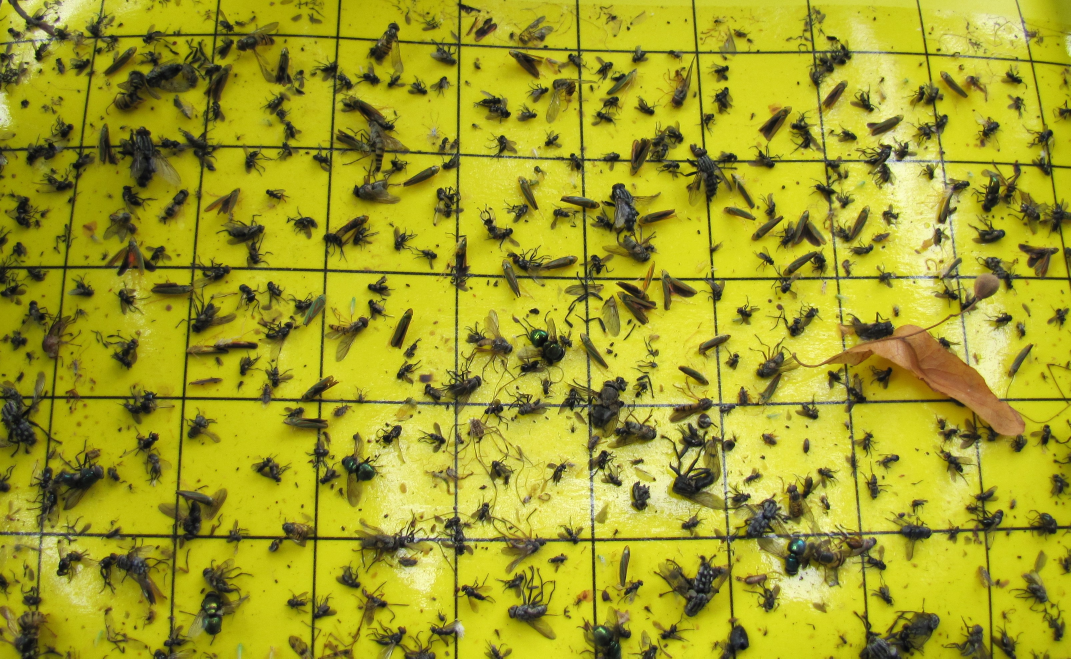
#> input picture segmentation/img/recorte3.jpg, 3212 x 1975 px, found by its file name (shown at 1/3 size)
$ python segmentation.py
#> lines starting #> are read from the running program, lines starting #| are printed output that depends on the picture; after the words box and inside, x2 and y2 are one past the last pixel; in counts of white or black regions, pixels touching at a corner belong together
# importar los paquetes necesarios
from cProfile import label
from msilib.schema import Directory
from cv2 import cvtColor, threshold
import numpy as np
import argparse
import imutils
import cv2 as cv
from matplotlib import pyplot as plt

# leer la imagen y convertirla a blanco y negro, luego ecualizar la imagen
img_original = cv.imread('segmentation/img/recorte3.jpg')
#> img_original is the input picture: shape (1975, 3212, 3); mean B, G, R 37.5, 159.4, 161.9
scale_percent_original = 40 # percent of original size
width_original = int(img_original.shape[1] * scale_percent_original / 100)
height_original = int(img_original.shape[0] * scale_percent_original / 100)
dim_original = (width_original, height_original)
img = cv.resize(img_original, dim_original, interpolation=cv.INTER_AREA)

# convertir a escalas de grises
gray = cv.cvtColor(img, cv.COLOR_BGR2GRAY)
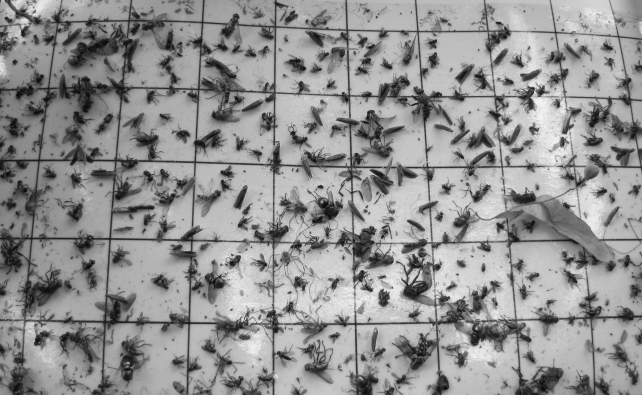
#> gray: shape (790, 1284) (shown at 1/2 size); min 6, max 246, mean 146.2

# calcular histogramas
hist = cv.calcHist([img_original], [0], None, [256], [0, 256])
#> hist = 256 values, max 170128 at index 0, min 0 at index 234, mean 24780.1
plt.plot(hist, color='gray' )
plt.xlabel('intensidad de iluminacion')
plt.ylabel('cantidad de pixeles')
plt.show()

# ecualizar histograma
hist_eq = cv.equalizeHist(gray)
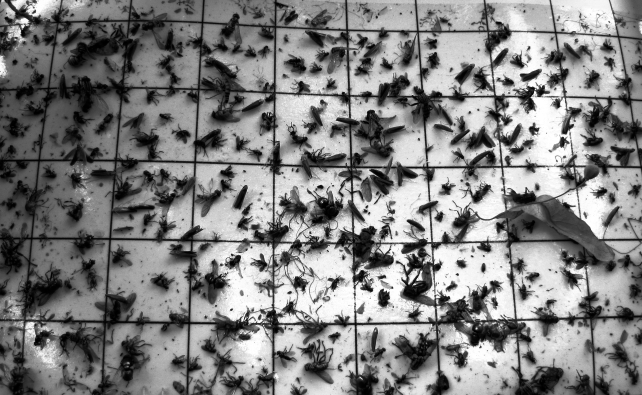
#> hist_eq: shape (790, 1284) (shown at 1/2 size); min 0, max 255, mean 128.4

# mostrar histogramas
hist = cv.calcHist([hist_eq], [0], None, [256], [0, 256])
#> hist = 256 values, max 14258 at index 199, min 0 at index 83, mean 3962.3
plt.plot(hist, color='gray' )
plt.xlabel('intensidad de iluminacion')
plt.ylabel('cantidad de pixeles')
plt.show()
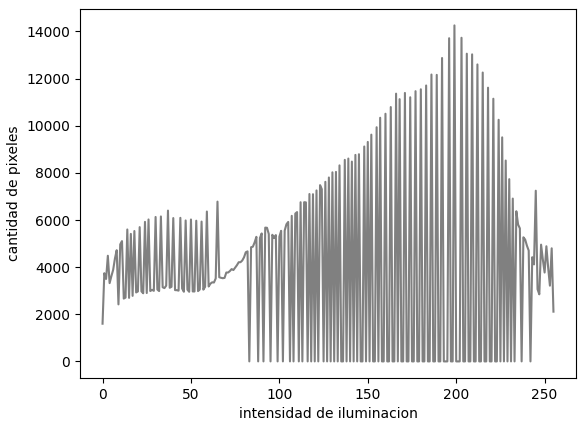
#> figure drawn by matplotlib, 1 panel; curve peaks at x = 199, y = 14258

# mostrar imágenes en escala de grises y ecualizadas
cv.imshow('Gray', gray)
cv.imshow('Histogram', hist_eq)

# umbral y binarización aplicando un valor de umbral en tiempo de diseño de valor 15.
ret, threshold = cv.threshold(hist_eq, 15, 255, cv.THRESH_BINARY_INV)
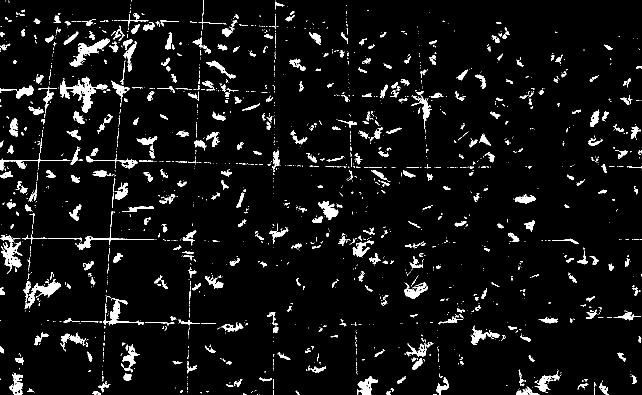
#> threshold: shape (790, 1284) (shown at 1/2 size); 5.9% white; 1650 white regions (1214 under 20 px), largest, box (x1, y1, x2, y2) and area: (120, 153, 216, 225) 1905, (139, 77, 219, 134) 1294, (0, 470, 45, 548) 1251
cv.imshow('Binary', threshold)

# un núcleo de forma elíptica con filas y columnas múltiplos de 120
kernel = cv.getStructuringElement(cv.MORPH_ELLIPSE, (threshold.shape[0]//120,threshold.shape[1]//120))
# dilatación con 1 iteración
dilatation = cv.dilate(threshold,kernel,iterations = 1)
#> dilatation: shape (790, 1284); 22.4% white; 387 white regions, largest, box (x1, y1, x2, y2) and area: (0, 0, 480, 629) 55542, (117, 456, 499, 790) 12231, (778, 120, 897, 283) 4763
cv.imshow("Dilatation", dilatation)
# erosión con 2 iteraciones
erosion = cv.erode(dilatation,kernel,iterations = 2)
#> erosion: shape (790, 1284); 1.6% white; 208 white regions (106 under 20 px), largest, box (x1, y1, x2, y2) and area: (7, 475, 41, 531) 1276, (142, 160, 189, 221) 1046, (148, 83, 217, 129) 721
cv.imshow("Erosion", erosion)
# dilatación con 1 iteración
dilatation2 = cv.dilate(erosion,kernel,iterations = 1)
#> dilatation2: shape (790, 1284); 4.6% white; 174 white regions, largest, box (x1, y1, x2, y2) and area: (121, 156, 192, 226) 2254, (5, 471, 44, 536) 1932, (51, 550, 119, 617) 1890
# Mostrar imagen de transformaciones morfológicas
cv.imshow("Morphological Transformation", dilatation2)


# etiquetado de regiones
# elija 4 para el tipo de conectividad
connectivity = 4
# aplicar el análisis de componentes conectados a la imagen con umbral
output = cv.connectedComponentsWithStats(dilatation2, connectivity, cv.CV_32S)
(numLabels, labels, stats, centroids) = output
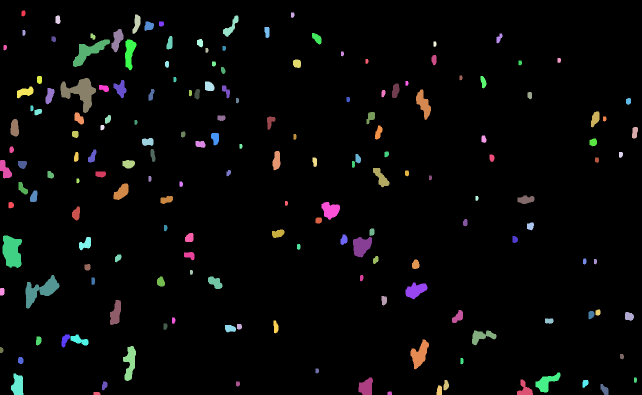
#> labels: shape (790, 1284) int32 (shown at 1/2 size); 175 distinct labels, from 0 to 174; one colour per label, 0 black
#> numLabels = 175; stats = 175 rows, first 6: [0, 0, 1284, 790, 967290], [43, 21, 8, 12, 81], [582, 25, 7, 11, 65], [265, 29, 16, 39, 377], [111, 31, 10, 17, 144], [446, 31, 31, 43, 484]; centroids = 175 pairs, first value 2.57 to 1270.3, second value 26.22 to 786.6
# inicializar una máscara de salida para almacenar todos los insectos de la imagen
mask = np.zeros(dilatation2.shape, dtype="uint8")
(numLabels, labels, stats, centroids) = output
# bucle sobre el número de etiquetas de componentes conectados únicos
for i in range(0, numLabels):
	# si este es el primer componente entonces examinamos el
	# *fondo* (típicamente simplemente ignoraríamos esto
	# componente en nuestro ciclo)
	if i == 0:
		text = "examining component {}/{} (background)".format(
			i + 1, numLabels)
	# de lo contrario, estamos examinando un componente conectado real
	else:
		text = "examining component {}/{}".format( i + 1, numLabels)
	# print a status message update for the current connected
	# component
	print("[INFO] {}".format(text))
	# imprimir una actualización de mensaje de estado para el
	# componente conectado actual
	x = stats[i, cv.CC_STAT_LEFT]
	y = stats[i, cv.CC_STAT_TOP]
	w = stats[i, cv.CC_STAT_WIDTH]
	h = stats[i, cv.CC_STAT_HEIGHT]
	area = stats[i, cv.CC_STAT_AREA]
	(cX, cY) = centroids[i]
	# clonar nuestra imagen original (para que podamos dibujar sobre ella)
	# y luego dibujar un cuadro delimitador que rodee el componente conectado
	# junto con un círculo correspondiente al centroide
	output = dilatation2.copy()
	cv.rectangle(output, (x, y), (x + w, y + h), (0, 255, 0), 3)
	cv.circle(output, (int(cX), int(cY)), 4, (0, 0, 255), -1)
	# construir una máscara para el componente conectado actual
	# encontrando píxeles en la matriz de etiquetas que tengan
	# el ID del componente conectado actual
	componentMask = (labels == i).astype("uint8") * 255
	# show our output image and connected component mask
	cv.imshow("Output", output)
	cv.imshow("Connected Component", componentMask)
	# mostrar cada sección de imagen para cada insecto
	final_image = cv.bitwise_and(img, img, mask=componentMask)
	# recorta cada etiqueta con un margen
	cropped_final = final_image[y:y+h+20,x:x+w+20]

	# cambiar el tamaño de la imagen en X% para una mejor vista
	scale_percent = 250 # percent of original size
	width = int(cropped_final.shape[1] * scale_percent / 100)
	height = int(cropped_final.shape[0] * scale_percent / 100)
	dim = (width, height)
	resize_cropped = cv.resize(cropped_final, dim, interpolation=cv.INTER_AREA)
	# mostrar cada etiqueta correspondiente a cada insecto detectado
	cv.imshow('Final Image', resize_cropped)
	cv.waitKey(0)
#> this loop made 175 passes
#> (text, x, y, w, h, area, cX, cY) on passes 1 to 5: ('examining component 1/175 (background)', 0, 0, 1284, 790, 967290, 650.2, 394.2), ('examining component 2/175', 43, 21, 8, 12, 81, 46.35, 26.22), ('examining component 3/175', 582, 25, 7, 11, 65, 584.7, 29.48), ('examining component 4/175', 265, 29, 16, 39, 377, 273, 46.92), ('examining component 5/175', 111, 31, 10, 17, 144, 115.3, 38.99)
#> (printed output is left out)
#> pass 1, `componentMask = (labels == i).astype("uint8") * 255`:
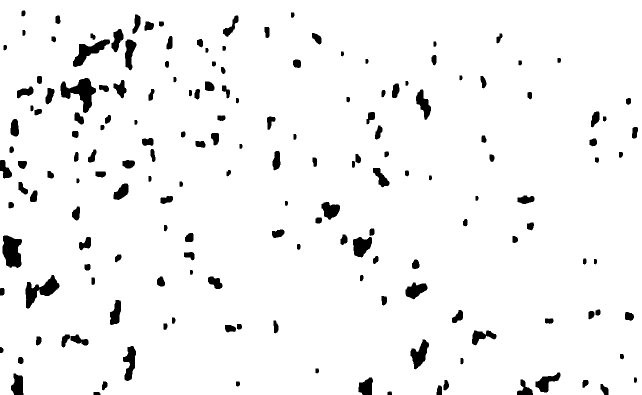
#> componentMask: shape (790, 1284) (shown at 1/2 size); 95.4% white; 174 black regions, largest, box (x1, y1, x2, y2) and area: (121, 156, 192, 226) 2254, (5, 471, 44, 536) 1932, (51, 550, 119, 617) 1890
#> pass 1, `resize_cropped = cv.resize(cropped_final, dim, interpolation=cv.INTER_..`:
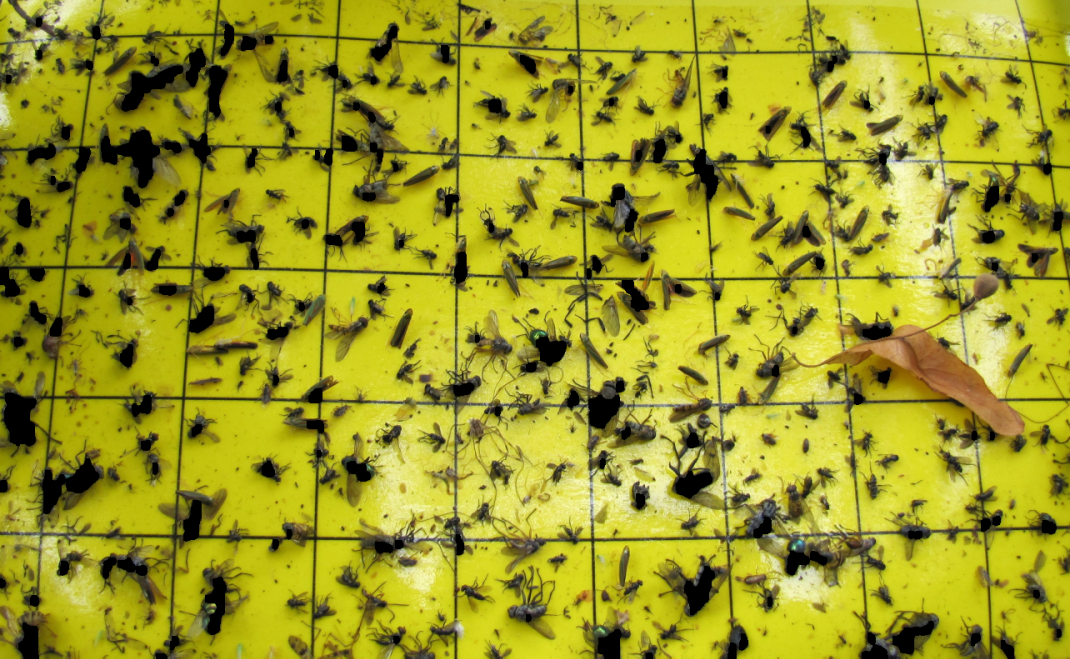
#> resize_cropped: shape (1975, 3210, 3) (shown at 1/3 size); mean B, G, R 36.2, 157.2, 159.8

cv.waitKey(0)

$ run again, with segmentation/img/recorte1.jpg copied over segmentation/img/recorte3.jpg
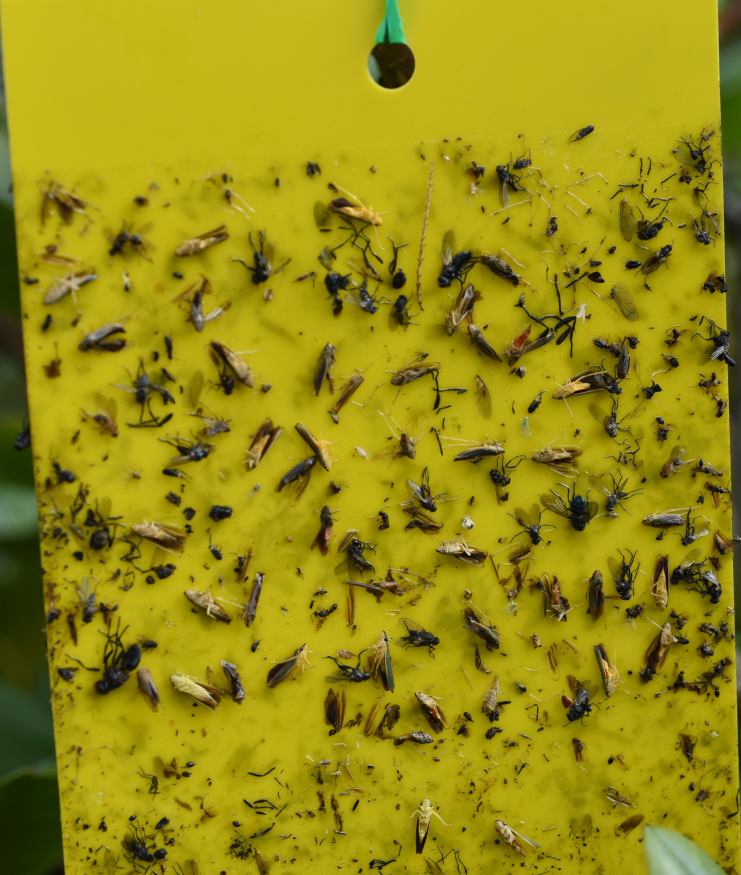
#> input picture segmentation/img/recorte1.jpg, 2961 x 3500 px, found by its file name (shown at 1/4 size)
#> img_original is the input picture: shape (3500, 2961, 3); mean B, G, R 18.1, 140.5, 151.7
#> `hist = cv.calcHist([img_original], [0], None, [256], [0, 256])`: hist = 256 values, max 1123557 at index 0, min 0 at index 235, mean 40482.4
#> `hist = cv.calcHist([hist_eq], [0], None, [256], [0, 256])`: hist = 256 values, max 42918 at index 228, min 0 at index 62, mean 6475
#> threshold: shape (1400, 1184); 5.9% white; 1117 white regions (787 under 20 px), largest, box (x1, y1, x2, y2) and area: (0, 1240, 103, 1400) 14907, (0, 854, 72, 1043) 10250, (0, 328, 40, 604) 7156
#> dilatation: shape (1400, 1184); 15.5% white; 384 white regions, largest, box (x1, y1, x2, y2) and area: (0, 1236, 108, 1400) 16109, (0, 843, 113, 1047) 13658, (0, 324, 45, 608) 8923
#> erosion: shape (1400, 1184); 3% white; 163 white regions (77 under 20 px), largest, box (x1, y1, x2, y2) and area: (0, 1244, 98, 1400) 13765, (0, 859, 88, 1039) 8928, (0, 333, 33, 580) 5629
#> dilatation2: shape (1400, 1184); 5.4% white; 138 white regions, largest, box (x1, y1, x2, y2) and area: (0, 1240, 103, 1400) 14913, (0, 855, 93, 1043) 10893, (0, 329, 38, 584) 7075
#> `(numLabels, labels, stats, centroids) = output`:
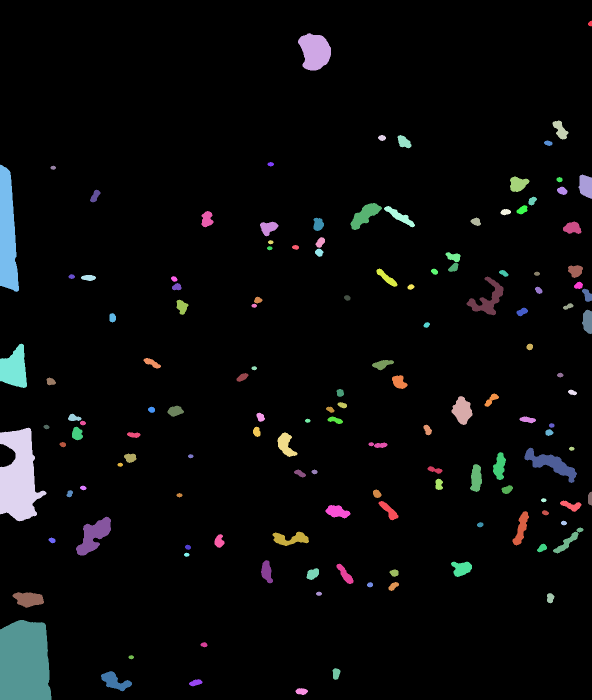
#> labels: shape (1400, 1184) int32 (shown at 1/2 size); 139 distinct labels, from 0 to 138; one colour per label, 0 black
#> numLabels = 139; stats = 139 rows, first 6: [0, 0, 1184, 1400, 1567345], [1176, 41, 8, 12, 70], [596, 66, 66, 75, 3584], [1105, 241, 32, 38, 652], [756, 270, 16, 12, 139], [795, 270, 28, 27, 481]; centroids = 139 pairs, first value 14.61 to 1180.1, second value 46.9 to 1382.5
#> the loop `for i in range(0, numLabels):` made 139 passes
#> (text, x, y, w, h, area, cX, cY) on passes 1 to 5: ('examining component 1/139 (background)', 0, 0, 1184, 1400, 1567345, 599.6, 690.5), ('examining component 2/139', 1176, 41, 8, 12, 70, 1180.1, 46.9), ('examining component 3/139', 596, 66, 66, 75, 3584, 629.4, 102.5), ('examining component 4/139', 1105, 241, 32, 38, 652, 1120.4, 259.6), ('examining component 5/139', 756, 270, 16, 12, 139, 763.7, 275.4)
#> (printed output is left out)
#> after the loop `for i in range(0, numLabels):`:
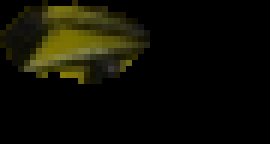
#> cropped_final: shape (24, 45, 3) (shown 6 times larger); mean B, G, R 3.7, 14, 14.7

$ run again, with segmentation/img/recorte2.jpg copied over segmentation/img/recorte3.jpg
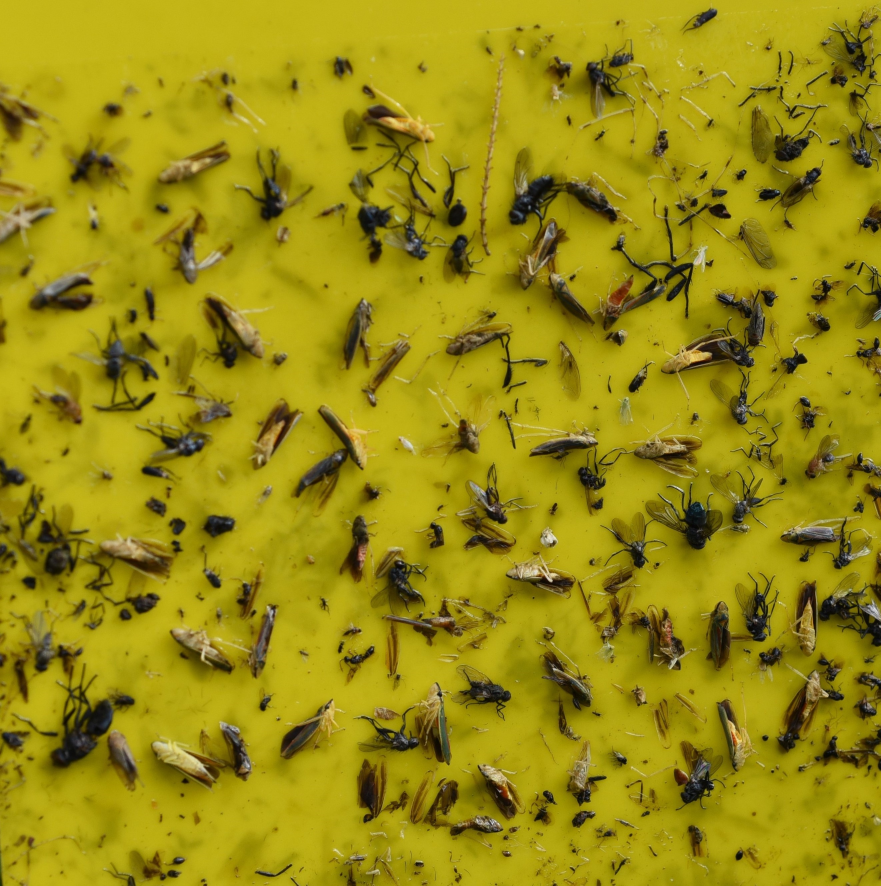
#> input picture segmentation/img/recorte2.jpg, 2642 x 2657 px, found by its file name (shown at 1/3 size)
#> img_original is the input picture: shape (2657, 2642, 3); mean B, G, R 17, 140.1, 153.3
#> `hist = cv.calcHist([img_original], [0], None, [256], [0, 256])`: hist = 256 values, max 523728 at index 0, min 0 at index 232, mean 27421.1
#> `hist = cv.calcHist([hist_eq], [0], None, [256], [0, 256])`: hist = 256 values, max 25236 at index 189, min 0 at index 54, mean 4380.8
#> threshold: shape (1062, 1056); 5.9% white; 871 white regions (578 under 20 px), largest, box (x1, y1, x2, y2) and area: (61, 840, 133, 921) 2700, (813, 353, 911, 446) 1843, (981, 714, 1056, 775) 1532
#> dilatation: shape (1062, 1056); 17.1% white; 297 white regions, largest, box (x1, y1, x2, y2) and area: (790, 345, 933, 513) 7303, (48, 820, 165, 935) 6405, (720, 247, 835, 418) 5863
#> erosion: shape (1062, 1056); 2.2% white; 179 white regions (73 under 20 px), largest, box (x1, y1, x2, y2) and area: (66, 845, 130, 918) 1992, (979, 716, 1056, 772) 1436, (615, 218, 669, 266) 1115
#> dilatation2: shape (1062, 1056); 5.4% white; 147 white regions, largest, box (x1, y1, x2, y2) and area: (63, 842, 134, 922) 2960, (612, 215, 740, 270) 2842, (837, 363, 918, 441) 2736
#> `(numLabels, labels, stats, centroids) = output`:
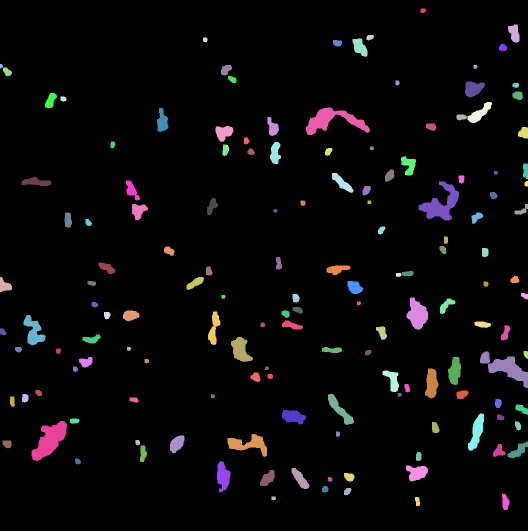
#> labels: shape (1062, 1056) int32 (shown at 1/2 size); 148 distinct labels, from 0 to 147; one colour per label, 0 black
#> numLabels = 148; stats = 148 rows, first 6: [0, 0, 1056, 1062, 1060449], [841, 17, 11, 10, 88], [1016, 49, 23, 37, 588], [733, 70, 15, 11, 129], [406, 75, 9, 10, 76], [705, 77, 30, 37, 706]; centroids = 148 pairs, first value 2.09 to 1052.3, second value 20.86 to 1003.9
#> the loop `for i in range(0, numLabels):` made 148 passes
#> (text, x, y, w, h, area, cX, cY) on passes 1 to 5: ('examining component 1/148 (background)', 0, 0, 1056, 1062, 1060449, 522.2, 527), ('examining component 2/148', 841, 17, 11, 10, 88, 845.5, 20.86), ('examining component 3/148', 1016, 49, 23, 37, 588, 1028.2, 65.99), ('examining component 4/148', 733, 70, 15, 11, 129, 739.5, 74.42), ('examining component 5/148', 406, 75, 9, 10, 76, 409.9, 78.97)
#> (printed output is left out)
#> after the loop `for i in range(0, numLabels):`:
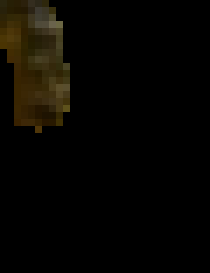
#> cropped_final: shape (39, 30, 3) (shown 7 times larger); mean B, G, R 1.7, 5.5, 7.1
